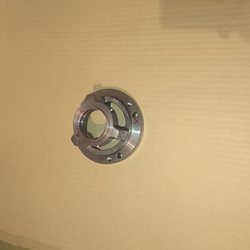
#> input picture src/models/workpiece_ids/0.PNG, 250 x 250 px; its folder holds only this picture in this run
$ python -i make_retrain_dataset.py   (imports and definitions only)   (older library calls are emulated)
#> lines starting #> are read from the running program, lines starting #| are printed output that depends on the picture
### src/data/scale_and_resize_on_object.py
"""
"""
from PIL import Image,ImageFilter
import os
from joblib import Parallel, delayed
from colorsys import rgb_to_hsv


GREEN_RANGE_MIN_HSV = (0.18, 0.2, 0)
GREEN_RANGE_MAX_HSV = (0.5, 1, 1)

# [81 lines left out: functions get_bounding_box_by_hsv_range, scale_on_object, scale_and_resize_object, not called in this run]

def scale_and_resize(dir, dest, existing):
    # scales and resizes in a folder with parallelization
    for root, dirs, files in os.walk(dir):
        Parallel(n_jobs=8)(
            delayed(scale_and_resize_object)(fn=fn, root=root, dir=dir, dest=dest, existing=existing) for fn in files)

### src/data/make_retrain_dataset.py
# splits the images in the train folder into train (70%), test (15%), valid(15%)
# and creates corresponding load-files for tensorflow
import os
from numpy import random
from scale_and_resize_on_object import scale_and_resize


def create_import_list(top):
    # creates a directory file containing image filenames and class labels, 1 file per line

    entries = []
    for root, dirs, files in os.walk(top):
        for fn in files:
            if fn.endswith(".PNG"):
                fn = os.path.join(root, fn)
                folder_path = os.path.dirname(fn)
                _, folder_name = os.path.split(folder_path)
                entries.append(fn + ' ' + folder_name)
    # shuffle list to improve training
    f = open(os.path.join(top, 'files.txt'), 'w')
    random.shuffle(entries)
    f.write('\n'.join(entries))
    f.close()


def make_data(source, dest):
    # resizes and crops images, then splits images into train, validation and test datasets
    print('loading existing file index to prevent recreating files')

    existing = []
    if os.path.isfile(os.path.join(dest, 'train', 'files.txt')):
        f = open(os.path.join(dest, 'train', 'files.txt'), 'r')
        for line in f:
            existing.append('/'.join(line.split(' ')[0].split('/')[-2:]))

        f.close()

    if os.path.isfile(os.path.join(dest, 'test', 'files.txt')):
        f = open(os.path.join(dest, 'test', 'files.txt'), 'r')
        for line in f:
            existing.append('/'.join(line.split(' ')[0].split('/')[-2:]))

        f.close()

    if os.path.isfile(os.path.join(dest, 'validation', 'files.txt')):
        f = open(os.path.join(dest, 'validation', 'files.txt'), 'r')
        for line in f:
            existing.append('/'.join(line.split(' ')[0].split('/')[-2:]))

        f.close()

    print('Analyse object and scale on it')
    scale_and_resize(source, os.path.join(dest, 'train/'), existing)

    # copy images to test and validation
    print('Randomly copying images to test and validation directories')
    i = 0
    for root, dirs, files in os.walk(os.path.join(dest, 'train')):
        for fn in files:
            fn = os.path.join(root, fn)
            if not '/'.join(fn.split('/')[-2:]) in existing and fn.endswith(".PNG"):
                i += 1
                rand = random.random()
                new_fn = ''

                if rand > 0.9:
                    # move to test
                    new_fn = fn.replace('\\train', '\\test')
                elif rand > 0.8:
                    # move to valid
                    new_fn = fn.replace('\\train', '\\validation')
                else:
                    continue

                if not os.path.exists(os.path.dirname(new_fn)):
                    os.makedirs(os.path.dirname(new_fn))
                os.rename(fn, new_fn)
                end = ""

                if i % 100 == 0:
                    end = "\n"
                print('.', end=end, flush=True)
    print('.', end="\n", flush=True)

    print('Creating import file lists')
    create_import_list(os.path.join(dest, 'train'))
    create_import_list(os.path.join(dest, 'test'))
    create_import_list(os.path.join(dest, 'validation'))

>>> import cv2
>>> picture = cv2.imread('../models/workpiece_ids/0.PNG', cv2.IMREAD_GRAYSCALE)
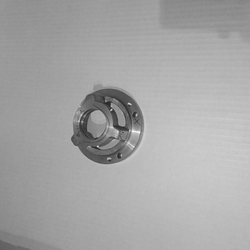
#> picture: shape (250, 250); min 33, max 254, mean 166.1
>>> result = make_data(picture, 'out.png')
#> (the run stopped early here; a loop or call above may not have finished)

$ run again, on src/models/workpiece_ids/1.PNG
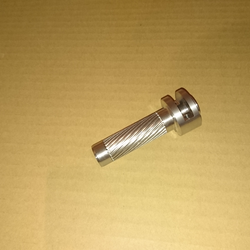
#> input picture src/models/workpiece_ids/1.PNG, 250 x 250 px
#> `picture = cv2.imread('../models/workpiece_ids/0.PNG', cv2.IMREAD_GRAYS..`:
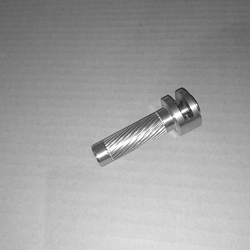
#> picture: shape (250, 250); min 33, max 255, mean 160

$ run again, on src/models/workpiece_ids/10.PNG
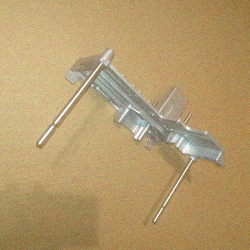
#> input picture src/models/workpiece_ids/10.PNG, 250 x 250 px
#> `picture = cv2.imread('../models/workpiece_ids/0.PNG', cv2.IMREAD_GRAYS..`:
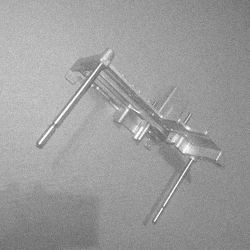
#> picture: shape (250, 250); min 100, max 255, mean 156.1

$ run again, on src/models/workpiece_ids/11.PNG
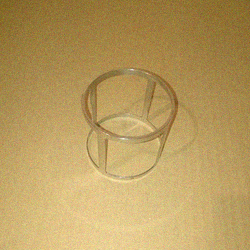
#> input picture src/models/workpiece_ids/11.PNG, 250 x 250 px
#> `picture = cv2.imread('../models/workpiece_ids/0.PNG', cv2.IMREAD_GRAYS..`:
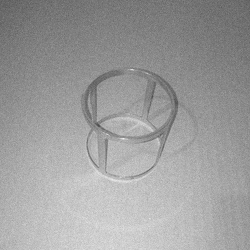
#> picture: shape (250, 250); min 76, max 243, mean 156.9
